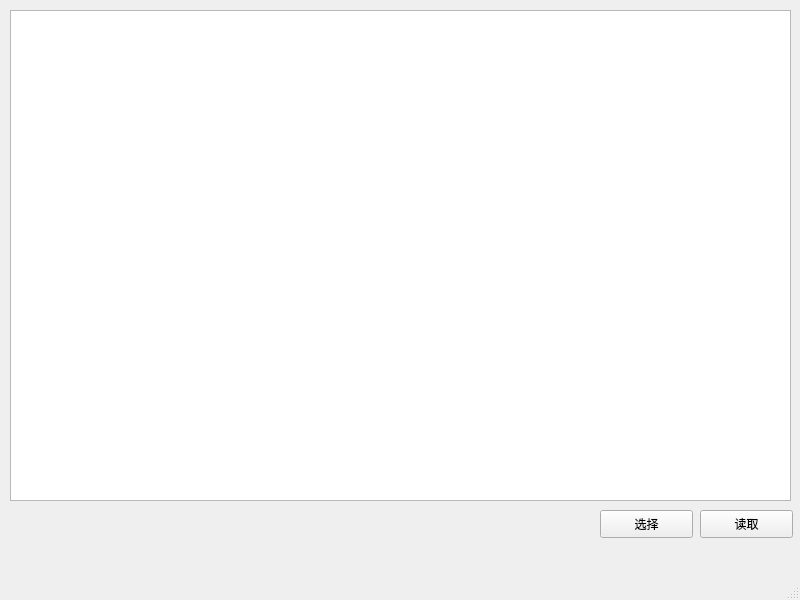
<?xml version="1.0" encoding="UTF-8"?>
<ui version="4.0">
 <class>MainWindow</class>
 <widget class="QMainWindow" name="MainWindow">
  <property name="geometry">
   <rect>
    <x>0</x>
    <y>0</y>
    <width>800</width>
    <height>600</height>
   </rect>
  </property>
  <property name="windowTitle">
   <string>MainWindow</string>
  </property>
  <widget class="QWidget" name="centralwidget">
   <widget class="QTextEdit" name="textEdit">
    <property name="geometry">
     <rect>
      <x>10</x>
      <y>10</y>
      <width>781</width>
      <height>491</height>
     </rect>
    </property>
   </widget>
   <widget class="QPushButton" name="pushButton">
    <property name="geometry">
     <rect>
      <x>700</x>
      <y>510</y>
      <width>93</width>
      <height>28</height>
     </rect>
    </property>
    <property name="text">
     <string>读取</string>
    </property>
   </widget>
   <widget class="QPushButton" name="pushButton_ChooseFile">
    <property name="geometry">
     <rect>
      <x>600</x>
      <y>510</y>
      <width>93</width>
      <height>28</height>
     </rect>
    </property>
    <property name="text">
     <string>选择</string>
    </property>
   </widget>
   <widget class="QLabel" name="pathLabel">
    <property name="geometry">
     <rect>
      <x>20</x>
      <y>520</y>
      <width>581</width>
      <height>16</height>
     </rect>
    </property>
    <property name="text">
     <string/>
    </property>
   </widget>
  </widget>
  <widget class="QMenuBar" name="menubar">
   <property name="geometry">
    <rect>
     <x>0</x>
     <y>0</y>
     <width>800</width>
     <height>26</height>
    </rect>
   </property>
  </widget>
  <widget class="QStatusBar" name="statusbar"/>
 </widget>
 <resources/>
 <connections/>
</ui>
